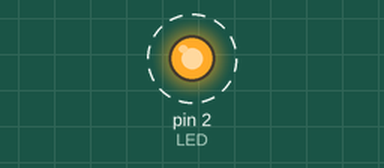
Simulated run of this sketch. Board: Arduino Uno, built with avr-gcc and run on an emulated ATmega328P. Parts: output pins drawn as LEDs (lit = HIGH). Dashed ring = blinking.

Above: at 0.4 s.
Timing chart, 0 to 3.0 s (numbered marks = the images above):
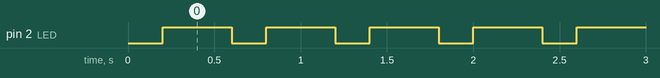

The sketch:

sketch_oct16a.ino
```cpp
#define LED 2
void setup() {

// Set pin mode
pinMode(LED,OUTPUT);
}

void loop() {
delay(200);
digitalWrite(LED,HIGH);

delay(400);
digitalWrite(LED,LOW);
}
```

Measured:
- by itself, pin 2 (LED): alternates HIGH for 0.40 s and LOW for 0.20 s
